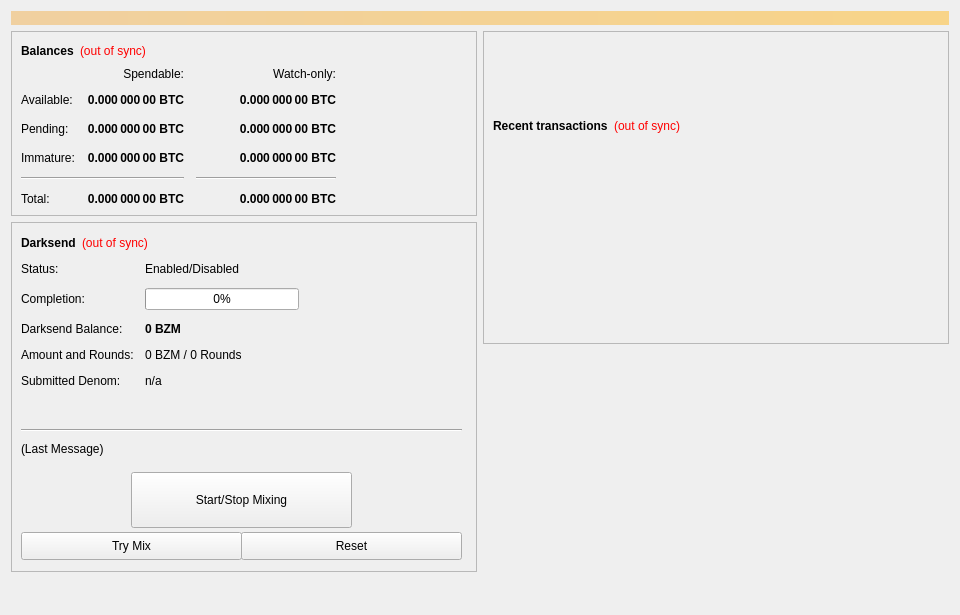
<?xml version="1.0" encoding="UTF-8"?>
<ui version="4.0">
 <class>OverviewPage</class>
 <widget class="QWidget" name="OverviewPage">
  <property name="geometry">
   <rect>
    <x>0</x>
    <y>0</y>
    <width>960</width>
    <height>615</height>
   </rect>
  </property>
  <property name="minimumSize">
   <size>
    <width>960</width>
    <height>0</height>
   </size>
  </property>
  <property name="windowTitle">
   <string>Form</string>
  </property>
  <layout class="QVBoxLayout" name="topLayout">
   <item>
    <widget class="QLabel" name="labelAlerts">
     <property name="visible">
      <bool>false</bool>
     </property>
     <property name="styleSheet">
      <string notr="true">background-color: qlineargradient(x1: 0, y1: 0, x2: 1, y2: 0, stop:0 #F0D0A0, stop:1 #F8D488); color:#000000;</string>
     </property>
     <property name="wordWrap">
      <bool>true</bool>
     </property>
     <property name="margin">
      <number>3</number>
     </property>
    </widget>
   </item>
   <item>
    <layout class="QHBoxLayout" name="horizontalLayout" stretch="1,1">
     <item>
      <layout class="QVBoxLayout" name="verticalLayout_2">
       <item>
        <widget class="QFrame" name="frame">
         <property name="frameShape">
          <enum>QFrame::StyledPanel</enum>
         </property>
         <property name="frameShadow">
          <enum>QFrame::Raised</enum>
         </property>
         <layout class="QVBoxLayout" name="verticalLayout_4">
          <item>
           <layout class="QHBoxLayout" name="horizontalLayout_4">
            <item>
             <widget class="QLabel" name="label_5">
              <property name="font">
               <font>
                <weight>75</weight>
                <bold>true</bold>
               </font>
              </property>
              <property name="text">
               <string>Balances</string>
              </property>
             </widget>
            </item>
            <item>
             <widget class="QLabel" name="labelWalletStatus">
              <property name="cursor">
               <cursorShape>WhatsThisCursor</cursorShape>
              </property>
              <property name="toolTip">
               <string>The displayed information may be out of date. Your wallet automatically synchronizes with the BZM network after a connection is established, but this process has not completed yet.</string>
              </property>
              <property name="styleSheet">
               <string notr="true">QLabel { color: red; }</string>
              </property>
              <property name="text">
               <string notr="true">(out of sync)</string>
              </property>
              <property name="alignment">
               <set>Qt::AlignLeading|Qt::AlignLeft|Qt::AlignVCenter</set>
              </property>
             </widget>
            </item>
            <item>
             <spacer name="horizontalSpacer_3">
              <property name="orientation">
               <enum>Qt::Horizontal</enum>
              </property>
              <property name="sizeHint" stdset="0">
               <size>
                <width>40</width>
                <height>20</height>
               </size>
              </property>
             </spacer>
            </item>
           </layout>
          </item>
          <item>
           <layout class="QGridLayout" name="gridLayout">
            <property name="spacing">
             <number>12</number>
            </property>
            <item row="2" column="2">
             <widget class="QLabel" name="labelWatchPending">
              <property name="font">
               <font>
                <weight>75</weight>
                <bold>true</bold>
               </font>
              </property>
              <property name="cursor">
               <cursorShape>IBeamCursor</cursorShape>
              </property>
              <property name="toolTip">
               <string>Unconfirmed transactions to watch-only addresses</string>
              </property>
              <property name="text">
               <string notr="true">0.000 000 00 BTC</string>
              </property>
              <property name="alignment">
               <set>Qt::AlignRight|Qt::AlignTrailing|Qt::AlignVCenter</set>
              </property>
              <property name="textInteractionFlags">
               <set>Qt::LinksAccessibleByMouse|Qt::TextSelectableByKeyboard|Qt::TextSelectableByMouse</set>
              </property>
             </widget>
            </item>
            <item row="2" column="1">
             <widget class="QLabel" name="labelUnconfirmed">
              <property name="font">
               <font>
                <weight>75</weight>
                <bold>true</bold>
               </font>
              </property>
              <property name="cursor">
               <cursorShape>IBeamCursor</cursorShape>
              </property>
              <property name="toolTip">
               <string>Total of transactions that have yet to be confirmed, and do not yet count toward the spendable balance</string>
              </property>
              <property name="text">
               <string notr="true">0.000 000 00 BTC</string>
              </property>
              <property name="alignment">
               <set>Qt::AlignRight|Qt::AlignTrailing|Qt::AlignVCenter</set>
              </property>
              <property name="textInteractionFlags">
               <set>Qt::LinksAccessibleByMouse|Qt::TextSelectableByKeyboard|Qt::TextSelectableByMouse</set>
              </property>
             </widget>
            </item>
            <item row="3" column="2">
             <widget class="QLabel" name="labelWatchImmature">
              <property name="font">
               <font>
                <weight>75</weight>
                <bold>true</bold>
               </font>
              </property>
              <property name="cursor">
               <cursorShape>IBeamCursor</cursorShape>
              </property>
              <property name="toolTip">
               <string>Staked or masternode rewards in watch-only addresses that has not yet matured</string>
              </property>
              <property name="text">
               <string notr="true">0.000 000 00 BTC</string>
              </property>
              <property name="alignment">
               <set>Qt::AlignRight|Qt::AlignTrailing|Qt::AlignVCenter</set>
              </property>
              <property name="textInteractionFlags">
               <set>Qt::LinksAccessibleByMouse|Qt::TextSelectableByKeyboard|Qt::TextSelectableByMouse</set>
              </property>
             </widget>
            </item>
            <item row="4" column="0" colspan="2">
             <widget class="Line" name="lineSpendableBalance">
              <property name="orientation">
               <enum>Qt::Horizontal</enum>
              </property>
             </widget>
            </item>
            <item row="4" column="2">
             <widget class="Line" name="lineWatchBalance">
              <property name="sizePolicy">
               <sizepolicy hsizetype="Preferred" vsizetype="Fixed">
                <horstretch>0</horstretch>
                <verstretch>0</verstretch>
               </sizepolicy>
              </property>
              <property name="minimumSize">
               <size>
                <width>140</width>
                <height>0</height>
               </size>
              </property>
              <property name="orientation">
               <enum>Qt::Horizontal</enum>
              </property>
             </widget>
            </item>
            <item row="5" column="0">
             <widget class="QLabel" name="labelTotalText">
              <property name="text">
               <string>Total:</string>
              </property>
             </widget>
            </item>
            <item row="3" column="1">
             <widget class="QLabel" name="labelImmature">
              <property name="font">
               <font>
                <weight>75</weight>
                <bold>true</bold>
               </font>
              </property>
              <property name="cursor">
               <cursorShape>IBeamCursor</cursorShape>
              </property>
              <property name="toolTip">
               <string>Staked or masternode rewards that has not yet matured</string>
              </property>
              <property name="text">
               <string notr="true">0.000 000 00 BTC</string>
              </property>
              <property name="alignment">
               <set>Qt::AlignRight|Qt::AlignTrailing|Qt::AlignVCenter</set>
              </property>
              <property name="textInteractionFlags">
               <set>Qt::LinksAccessibleByMouse|Qt::TextSelectableByKeyboard|Qt::TextSelectableByMouse</set>
              </property>
             </widget>
            </item>
            <item row="2" column="3">
             <spacer name="horizontalSpacer_2">
              <property name="orientation">
               <enum>Qt::Horizontal</enum>
              </property>
              <property name="sizeHint" stdset="0">
               <size>
                <width>40</width>
                <height>20</height>
               </size>
              </property>
             </spacer>
            </item>
            <item row="3" column="0">
             <widget class="QLabel" name="labelImmatureText">
              <property name="text">
               <string>Immature:</string>
              </property>
             </widget>
            </item>
            <item row="5" column="1">
             <widget class="QLabel" name="labelTotal">
              <property name="font">
               <font>
                <weight>75</weight>
                <bold>true</bold>
               </font>
              </property>
              <property name="cursor">
               <cursorShape>IBeamCursor</cursorShape>
              </property>
              <property name="toolTip">
               <string>Your current total balance</string>
              </property>
              <property name="text">
               <string notr="true">0.000 000 00 BTC</string>
              </property>
              <property name="alignment">
               <set>Qt::AlignRight|Qt::AlignTrailing|Qt::AlignVCenter</set>
              </property>
              <property name="textInteractionFlags">
               <set>Qt::LinksAccessibleByMouse|Qt::TextSelectableByKeyboard|Qt::TextSelectableByMouse</set>
              </property>
             </widget>
            </item>
            <item row="5" column="2">
             <widget class="QLabel" name="labelWatchTotal">
              <property name="font">
               <font>
                <weight>75</weight>
                <bold>true</bold>
               </font>
              </property>
              <property name="cursor">
               <cursorShape>IBeamCursor</cursorShape>
              </property>
              <property name="toolTip">
               <string>Current total balance in watch-only addresses</string>
              </property>
              <property name="text">
               <string notr="true">0.000 000 00 BTC</string>
              </property>
              <property name="alignment">
               <set>Qt::AlignRight|Qt::AlignTrailing|Qt::AlignVCenter</set>
              </property>
              <property name="textInteractionFlags">
               <set>Qt::LinksAccessibleByMouse|Qt::TextSelectableByKeyboard|Qt::TextSelectableByMouse</set>
              </property>
             </widget>
            </item>
            <item row="0" column="2">
             <widget class="QLabel" name="labelWatchonly">
              <property name="text">
               <string>Watch-only:</string>
              </property>
              <property name="alignment">
               <set>Qt::AlignRight|Qt::AlignTrailing|Qt::AlignVCenter</set>
              </property>
             </widget>
            </item>
            <item row="1" column="0">
             <widget class="QLabel" name="labelBalanceText">
              <property name="text">
               <string>Available:</string>
              </property>
             </widget>
            </item>
            <item row="1" column="1">
             <widget class="QLabel" name="labelBalance">
              <property name="font">
               <font>
                <weight>75</weight>
                <bold>true</bold>
               </font>
              </property>
              <property name="cursor">
               <cursorShape>IBeamCursor</cursorShape>
              </property>
              <property name="toolTip">
               <string>Your current spendable balance</string>
              </property>
              <property name="text">
               <string notr="true">0.000 000 00 BTC</string>
              </property>
              <property name="alignment">
               <set>Qt::AlignRight|Qt::AlignTrailing|Qt::AlignVCenter</set>
              </property>
              <property name="textInteractionFlags">
               <set>Qt::LinksAccessibleByMouse|Qt::TextSelectableByKeyboard|Qt::TextSelectableByMouse</set>
              </property>
             </widget>
            </item>
            <item row="1" column="2">
             <widget class="QLabel" name="labelWatchAvailable">
              <property name="font">
               <font>
                <weight>75</weight>
                <bold>true</bold>
               </font>
              </property>
              <property name="cursor">
               <cursorShape>IBeamCursor</cursorShape>
              </property>
              <property name="toolTip">
               <string>Your current balance in watch-only addresses</string>
              </property>
              <property name="text">
               <string notr="true">0.000 000 00 BTC</string>
              </property>
              <property name="alignment">
               <set>Qt::AlignRight|Qt::AlignTrailing|Qt::AlignVCenter</set>
              </property>
              <property name="textInteractionFlags">
               <set>Qt::LinksAccessibleByMouse|Qt::TextSelectableByKeyboard|Qt::TextSelectableByMouse</set>
              </property>
             </widget>
            </item>
            <item row="2" column="0">
             <widget class="QLabel" name="labelPendingText">
              <property name="text">
               <string>Pending:</string>
              </property>
             </widget>
            </item>
            <item row="0" column="1">
             <widget class="QLabel" name="labelSpendable">
              <property name="text">
               <string>Spendable:</string>
              </property>
              <property name="alignment">
               <set>Qt::AlignRight|Qt::AlignTrailing|Qt::AlignVCenter</set>
              </property>
             </widget>
            </item>
           </layout>
          </item>
         </layout>
        </widget>
       </item>
       <item>
        <widget class="QFrame" name="frameDarksend">
         <property name="minimumSize">
          <size>
           <width>0</width>
           <height>350</height>
          </size>
         </property>
         <property name="layoutDirection">
          <enum>Qt::LeftToRight</enum>
         </property>
         <property name="frameShape">
          <enum>QFrame::StyledPanel</enum>
         </property>
         <property name="frameShadow">
          <enum>QFrame::Raised</enum>
         </property>
         <widget class="QWidget" name="formLayoutWidget">
          <property name="geometry">
           <rect>
            <x>10</x>
            <y>40</y>
            <width>451</width>
            <height>161</height>
           </rect>
          </property>
          <layout class="QFormLayout" name="formLayout">
           <property name="fieldGrowthPolicy">
            <enum>QFormLayout::AllNonFixedFieldsGrow</enum>
           </property>
           <property name="horizontalSpacing">
            <number>11</number>
           </property>
           <property name="verticalSpacing">
            <number>12</number>
           </property>
           <item row="0" column="0">
            <widget class="QLabel" name="label_6">
             <property name="text">
              <string>Status:</string>
             </property>
            </widget>
           </item>
           <item row="1" column="0">
            <widget class="QLabel" name="label_7">
             <property name="text">
              <string>Completion:</string>
             </property>
            </widget>
           </item>
           <item row="1" column="1">
            <widget class="QProgressBar" name="DarksendProgress">
             <property name="maximumSize">
              <size>
               <width>154</width>
               <height>16777215</height>
              </size>
             </property>
             <property name="value">
              <number>0</number>
             </property>
            </widget>
           </item>
           <item row="2" column="0">
            <widget class="QLabel" name="labelAnonymizedText">
             <property name="text">
              <string>Darksend Balance:</string>
             </property>
            </widget>
           </item>
           <item row="2" column="1">
            <widget class="QLabel" name="labelAnonymized">
             <property name="font">
              <font>
               <weight>75</weight>
               <bold>true</bold>
              </font>
             </property>
             <property name="text">
              <string notr="true">0 BZM</string>
             </property>
            </widget>
           </item>
           <item row="3" column="0">
            <widget class="QLabel" name="label_8">
             <property name="text">
              <string>Amount and Rounds:</string>
             </property>
            </widget>
           </item>
           <item row="3" column="1">
            <widget class="QLabel" name="labelAmountRounds">
             <property name="text">
              <string>0 BZM / 0 Rounds</string>
             </property>
            </widget>
           </item>
           <item row="4" column="0">
            <widget class="QLabel" name="label_9">
             <property name="text">
              <string>Submitted Denom:</string>
             </property>
            </widget>
           </item>
           <item row="4" column="1">
            <widget class="QLabel" name="labelSubmittedDenom">
             <property name="toolTip">
              <string>The denominations you submitted to the Masternode.&lt;br&gt;To mix, other users must submit the exact same denominations.</string>
             </property>
             <property name="text">
              <string>n/a</string>
             </property>
            </widget>
           </item>
           <item row="0" column="1">
            <widget class="QLabel" name="DarksendEnabled">
             <property name="text">
              <string>Enabled/Disabled</string>
             </property>
            </widget>
           </item>
          </layout>
         </widget>
         <widget class="QPushButton" name="runAutoDenom">
          <property name="geometry">
           <rect>
            <x>251</x>
            <y>17</y>
            <width>1</width>
            <height>1</height>
           </rect>
          </property>
          <property name="palette">
           <palette>
            <active>
             <colorrole role="WindowText">
              <brush brushstyle="SolidPattern">
               <color alpha="255">
                <red>0</red>
                <green>0</green>
                <blue>0</blue>
               </color>
              </brush>
             </colorrole>
             <colorrole role="Button">
              <brush brushstyle="SolidPattern">
               <color alpha="255">
                <red>239</red>
                <green>238</green>
                <blue>238</blue>
               </color>
              </brush>
             </colorrole>
             <colorrole role="Light">
              <brush brushstyle="SolidPattern">
               <color alpha="255">
                <red>255</red>
                <green>255</green>
                <blue>255</blue>
               </color>
              </brush>
             </colorrole>
             <colorrole role="Midlight">
              <brush brushstyle="SolidPattern">
               <color alpha="255">
                <red>247</red>
                <green>246</green>
                <blue>246</blue>
               </color>
              </brush>
             </colorrole>
             <colorrole role="Dark">
              <brush brushstyle="SolidPattern">
               <color alpha="255">
                <red>119</red>
                <green>119</green>
                <blue>119</blue>
               </color>
              </brush>
             </colorrole>
             <colorrole role="Mid">
              <brush brushstyle="SolidPattern">
               <color alpha="255">
                <red>159</red>
                <green>159</green>
                <blue>159</blue>
               </color>
              </brush>
             </colorrole>
             <colorrole role="Text">
              <brush brushstyle="SolidPattern">
               <color alpha="255">
                <red>0</red>
                <green>0</green>
                <blue>0</blue>
               </color>
              </brush>
             </colorrole>
             <colorrole role="BrightText">
              <brush brushstyle="SolidPattern">
               <color alpha="255">
                <red>255</red>
                <green>255</green>
                <blue>255</blue>
               </color>
              </brush>
             </colorrole>
             <colorrole role="ButtonText">
              <brush brushstyle="SolidPattern">
               <color alpha="255">
                <red>0</red>
                <green>0</green>
                <blue>0</blue>
               </color>
              </brush>
             </colorrole>
             <colorrole role="Base">
              <brush brushstyle="SolidPattern">
               <color alpha="255">
                <red>255</red>
                <green>255</green>
                <blue>255</blue>
               </color>
              </brush>
             </colorrole>
             <colorrole role="Window">
              <brush brushstyle="SolidPattern">
               <color alpha="255">
                <red>239</red>
                <green>238</green>
                <blue>238</blue>
               </color>
              </brush>
             </colorrole>
             <colorrole role="Shadow">
              <brush brushstyle="SolidPattern">
               <color alpha="255">
                <red>0</red>
                <green>0</green>
                <blue>0</blue>
               </color>
              </brush>
             </colorrole>
             <colorrole role="AlternateBase">
              <brush brushstyle="SolidPattern">
               <color alpha="255">
                <red>247</red>
                <green>246</green>
                <blue>246</blue>
               </color>
              </brush>
             </colorrole>
             <colorrole role="ToolTipBase">
              <brush brushstyle="SolidPattern">
               <color alpha="255">
                <red>255</red>
                <green>255</green>
                <blue>220</blue>
               </color>
              </brush>
             </colorrole>
             <colorrole role="ToolTipText">
              <brush brushstyle="SolidPattern">
               <color alpha="255">
                <red>0</red>
                <green>0</green>
                <blue>0</blue>
               </color>
              </brush>
             </colorrole>
            </active>
            <inactive>
             <colorrole role="WindowText">
              <brush brushstyle="SolidPattern">
               <color alpha="255">
                <red>0</red>
                <green>0</green>
                <blue>0</blue>
               </color>
              </brush>
             </colorrole>
             <colorrole role="Button">
              <brush brushstyle="SolidPattern">
               <color alpha="255">
                <red>239</red>
                <green>238</green>
                <blue>238</blue>
               </color>
              </brush>
             </colorrole>
             <colorrole role="Light">
              <brush brushstyle="SolidPattern">
               <color alpha="255">
                <red>255</red>
                <green>255</green>
                <blue>255</blue>
               </color>
              </brush>
             </colorrole>
             <colorrole role="Midlight">
              <brush brushstyle="SolidPattern">
               <color alpha="255">
                <red>247</red>
                <green>246</green>
                <blue>246</blue>
               </color>
              </brush>
             </colorrole>
             <colorrole role="Dark">
              <brush brushstyle="SolidPattern">
               <color alpha="255">
                <red>119</red>
                <green>119</green>
                <blue>119</blue>
               </color>
              </brush>
             </colorrole>
             <colorrole role="Mid">
              <brush brushstyle="SolidPattern">
               <color alpha="255">
                <red>159</red>
                <green>159</green>
                <blue>159</blue>
               </color>
              </brush>
             </colorrole>
             <colorrole role="Text">
              <brush brushstyle="SolidPattern">
               <color alpha="255">
                <red>0</red>
                <green>0</green>
                <blue>0</blue>
               </color>
              </brush>
             </colorrole>
             <colorrole role="BrightText">
              <brush brushstyle="SolidPattern">
               <color alpha="255">
                <red>255</red>
                <green>255</green>
                <blue>255</blue>
               </color>
              </brush>
             </colorrole>
             <colorrole role="ButtonText">
              <brush brushstyle="SolidPattern">
               <color alpha="255">
                <red>0</red>
                <green>0</green>
                <blue>0</blue>
               </color>
              </brush>
             </colorrole>
             <colorrole role="Base">
              <brush brushstyle="SolidPattern">
               <color alpha="255">
                <red>255</red>
                <green>255</green>
                <blue>255</blue>
               </color>
              </brush>
             </colorrole>
             <colorrole role="Window">
              <brush brushstyle="SolidPattern">
               <color alpha="255">
                <red>239</red>
                <green>238</green>
                <blue>238</blue>
               </color>
              </brush>
             </colorrole>
             <colorrole role="Shadow">
              <brush brushstyle="SolidPattern">
               <color alpha="255">
                <red>0</red>
                <green>0</green>
                <blue>0</blue>
               </color>
              </brush>
             </colorrole>
             <colorrole role="AlternateBase">
              <brush brushstyle="SolidPattern">
               <color alpha="255">
                <red>247</red>
                <green>246</green>
                <blue>246</blue>
               </color>
              </brush>
             </colorrole>
             <colorrole role="ToolTipBase">
              <brush brushstyle="SolidPattern">
               <color alpha="255">
                <red>255</red>
                <green>255</green>
                <blue>220</blue>
               </color>
              </brush>
             </colorrole>
             <colorrole role="ToolTipText">
              <brush brushstyle="SolidPattern">
               <color alpha="255">
                <red>0</red>
                <green>0</green>
                <blue>0</blue>
               </color>
              </brush>
             </colorrole>
            </inactive>
            <disabled>
             <colorrole role="WindowText">
              <brush brushstyle="SolidPattern">
               <color alpha="255">
                <red>119</red>
                <green>119</green>
                <blue>119</blue>
               </color>
              </brush>
             </colorrole>
             <colorrole role="Button">
              <brush brushstyle="SolidPattern">
               <color alpha="255">
                <red>239</red>
                <green>238</green>
                <blue>238</blue>
               </color>
              </brush>
             </colorrole>
             <colorrole role="Light">
              <brush brushstyle="SolidPattern">
               <color alpha="255">
                <red>255</red>
                <green>255</green>
                <blue>255</blue>
               </color>
              </brush>
             </colorrole>
             <colorrole role="Midlight">
              <brush brushstyle="SolidPattern">
               <color alpha="255">
                <red>247</red>
                <green>246</green>
                <blue>246</blue>
               </color>
              </brush>
             </colorrole>
             <colorrole role="Dark">
              <brush brushstyle="SolidPattern">
               <color alpha="255">
                <red>119</red>
                <green>119</green>
                <blue>119</blue>
               </color>
              </brush>
             </colorrole>
             <colorrole role="Mid">
              <brush brushstyle="SolidPattern">
               <color alpha="255">
                <red>159</red>
                <green>159</green>
                <blue>159</blue>
               </color>
              </brush>
             </colorrole>
             <colorrole role="Text">
              <brush brushstyle="SolidPattern">
               <color alpha="255">
                <red>119</red>
                <green>119</green>
                <blue>119</blue>
               </color>
              </brush>
             </colorrole>
             <colorrole role="BrightText">
              <brush brushstyle="SolidPattern">
               <color alpha="255">
                <red>255</red>
                <green>255</green>
                <blue>255</blue>
               </color>
              </brush>
             </colorrole>
             <colorrole role="ButtonText">
              <brush brushstyle="SolidPattern">
               <color alpha="255">
                <red>119</red>
                <green>119</green>
                <blue>119</blue>
               </color>
              </brush>
             </colorrole>
             <colorrole role="Base">
              <brush brushstyle="SolidPattern">
               <color alpha="255">
                <red>239</red>
                <green>238</green>
                <blue>238</blue>
               </color>
              </brush>
             </colorrole>
             <colorrole role="Window">
              <brush brushstyle="SolidPattern">
               <color alpha="255">
                <red>239</red>
                <green>238</green>
                <blue>238</blue>
               </color>
              </brush>
             </colorrole>
             <colorrole role="Shadow">
              <brush brushstyle="SolidPattern">
               <color alpha="255">
                <red>0</red>
                <green>0</green>
                <blue>0</blue>
               </color>
              </brush>
             </colorrole>
             <colorrole role="AlternateBase">
              <brush brushstyle="SolidPattern">
               <color alpha="255">
                <red>239</red>
                <green>238</green>
                <blue>238</blue>
               </color>
              </brush>
             </colorrole>
             <colorrole role="ToolTipBase">
              <brush brushstyle="SolidPattern">
               <color alpha="255">
                <red>255</red>
                <green>255</green>
                <blue>220</blue>
               </color>
              </brush>
             </colorrole>
             <colorrole role="ToolTipText">
              <brush brushstyle="SolidPattern">
               <color alpha="255">
                <red>0</red>
                <green>0</green>
                <blue>0</blue>
               </color>
              </brush>
             </colorrole>
            </disabled>
           </palette>
          </property>
          <property name="focusPolicy">
           <enum>Qt::NoFocus</enum>
          </property>
          <property name="autoFillBackground">
           <bool>true</bool>
          </property>
          <property name="text">
           <string/>
          </property>
          <property name="flat">
           <bool>true</bool>
          </property>
         </widget>
         <widget class="QPushButton" name="toggleDarksend">
          <property name="geometry">
           <rect>
            <x>120</x>
            <y>250</y>
            <width>221</width>
            <height>56</height>
           </rect>
          </property>
          <property name="sizePolicy">
           <sizepolicy hsizetype="MinimumExpanding" vsizetype="Fixed">
            <horstretch>0</horstretch>
            <verstretch>0</verstretch>
           </sizepolicy>
          </property>
          <property name="text">
           <string>Start/Stop Mixing</string>
          </property>
         </widget>
         <widget class="Line" name="lineLastMessage">
          <property name="geometry">
           <rect>
            <x>10</x>
            <y>200</y>
            <width>441</width>
            <height>16</height>
           </rect>
          </property>
          <property name="orientation">
           <enum>Qt::Horizontal</enum>
          </property>
         </widget>
         <widget class="QLabel" name="DarksendStatus">
          <property name="geometry">
           <rect>
            <x>10</x>
            <y>220</y>
            <width>451</width>
            <height>61</height>
           </rect>
          </property>
          <property name="minimumSize">
           <size>
            <width>288</width>
            <height>43</height>
           </size>
          </property>
          <property name="text">
           <string>(Last Message)</string>
          </property>
          <property name="alignment">
           <set>Qt::AlignLeading|Qt::AlignLeft|Qt::AlignTop</set>
          </property>
          <property name="wordWrap">
           <bool>true</bool>
          </property>
         </widget>
         <widget class="QPushButton" name="DarksendAuto">
          <property name="geometry">
           <rect>
            <x>10</x>
            <y>310</y>
            <width>221</width>
            <height>28</height>
           </rect>
          </property>
          <property name="sizePolicy">
           <sizepolicy hsizetype="MinimumExpanding" vsizetype="Fixed">
            <horstretch>0</horstretch>
            <verstretch>0</verstretch>
           </sizepolicy>
          </property>
          <property name="toolTip">
           <string>Try to manually submit a Darksend request.</string>
          </property>
          <property name="text">
           <string>Try Mix</string>
          </property>
         </widget>
         <widget class="QPushButton" name="DarksendReset">
          <property name="geometry">
           <rect>
            <x>230</x>
            <y>310</y>
            <width>221</width>
            <height>28</height>
           </rect>
          </property>
          <property name="sizePolicy">
           <sizepolicy hsizetype="MinimumExpanding" vsizetype="Fixed">
            <horstretch>0</horstretch>
            <verstretch>0</verstretch>
           </sizepolicy>
          </property>
          <property name="toolTip">
           <string>Reset the current status of Darksend (can interrupt Darksend if it's in the process of Mixing, which can cost you money!)</string>
          </property>
          <property name="autoFillBackground">
           <bool>false</bool>
          </property>
          <property name="text">
           <string>Reset</string>
          </property>
         </widget>
         <widget class="QWidget" name="layoutWidget">
          <property name="geometry">
           <rect>
            <x>10</x>
            <y>10</y>
            <width>431</width>
            <height>22</height>
           </rect>
          </property>
          <layout class="QHBoxLayout" name="horizontalLayout_5">
           <item>
            <widget class="QLabel" name="label_2">
             <property name="font">
              <font>
               <weight>75</weight>
               <bold>true</bold>
              </font>
             </property>
             <property name="text">
              <string>Darksend</string>
             </property>
            </widget>
           </item>
           <item>
            <widget class="QLabel" name="labelDarksendSyncStatus">
             <property name="toolTip">
              <string>The displayed information may be out of date. Your wallet automatically synchronizes with the BZM network after a connection is established, but this process has not completed yet.</string>
             </property>
             <property name="styleSheet">
              <string notr="true">QLabel { color: red; }</string>
             </property>
             <property name="text">
              <string notr="true">(out of sync)</string>
             </property>
             <property name="alignment">
              <set>Qt::AlignLeading|Qt::AlignLeft|Qt::AlignVCenter</set>
             </property>
            </widget>
           </item>
           <item>
            <spacer name="horizontalSpacer_4">
             <property name="orientation">
              <enum>Qt::Horizontal</enum>
             </property>
             <property name="sizeHint" stdset="0">
              <size>
               <width>40</width>
               <height>20</height>
              </size>
             </property>
            </spacer>
           </item>
          </layout>
         </widget>
        </widget>
       </item>
       <item>
        <spacer name="verticalSpacer">
         <property name="orientation">
          <enum>Qt::Vertical</enum>
         </property>
         <property name="sizeHint" stdset="0">
          <size>
           <width>20</width>
           <height>40</height>
          </size>
         </property>
        </spacer>
       </item>
      </layout>
     </item>
     <item>
      <layout class="QVBoxLayout" name="verticalLayout_3">
       <item>
        <widget class="QFrame" name="frame_2">
         <property name="frameShape">
          <enum>QFrame::StyledPanel</enum>
         </property>
         <property name="frameShadow">
          <enum>QFrame::Raised</enum>
         </property>
         <layout class="QVBoxLayout" name="verticalLayout">
          <item>
           <spacer name="verticalSpacer_3">
            <property name="orientation">
             <enum>Qt::Vertical</enum>
            </property>
            <property name="sizeType">
             <enum>QSizePolicy::Fixed</enum>
            </property>
            <property name="sizeHint" stdset="0">
             <size>
              <width>20</width>
              <height>75</height>
             </size>
            </property>
           </spacer>
          </item>
          <item>
           <layout class="QHBoxLayout" name="horizontalLayout_2">
            <item>
             <widget class="QLabel" name="label_4">
              <property name="font">
               <font>
                <weight>75</weight>
                <bold>true</bold>
               </font>
              </property>
              <property name="text">
               <string>Recent transactions</string>
              </property>
             </widget>
            </item>
            <item>
             <widget class="QLabel" name="labelTransactionsStatus">
              <property name="cursor">
               <cursorShape>WhatsThisCursor</cursorShape>
              </property>
              <property name="toolTip">
               <string>The displayed information may be out of date. Your wallet automatically synchronizes with the BZM network after a connection is established, but this process has not completed yet.</string>
              </property>
              <property name="styleSheet">
               <string notr="true">QLabel { color: red; }</string>
              </property>
              <property name="text">
               <string notr="true">(out of sync)</string>
              </property>
              <property name="alignment">
               <set>Qt::AlignRight|Qt::AlignTrailing|Qt::AlignVCenter</set>
              </property>
             </widget>
            </item>
            <item>
             <spacer name="horizontalSpacer">
              <property name="orientation">
               <enum>Qt::Horizontal</enum>
              </property>
              <property name="sizeHint" stdset="0">
               <size>
                <width>40</width>
                <height>20</height>
               </size>
              </property>
             </spacer>
            </item>
           </layout>
          </item>
          <item>
           <widget class="QListView" name="listTransactions">
            <property name="styleSheet">
             <string notr="true">QListView { background: transparent; }</string>
            </property>
            <property name="frameShape">
             <enum>QFrame::NoFrame</enum>
            </property>
            <property name="verticalScrollBarPolicy">
             <enum>Qt::ScrollBarAlwaysOff</enum>
            </property>
            <property name="horizontalScrollBarPolicy">
             <enum>Qt::ScrollBarAlwaysOff</enum>
            </property>
            <property name="selectionMode">
             <enum>QAbstractItemView::NoSelection</enum>
            </property>
           </widget>
          </item>
         </layout>
        </widget>
       </item>
       <item>
        <spacer name="verticalSpacer_2">
         <property name="orientation">
          <enum>Qt::Vertical</enum>
         </property>
         <property name="sizeType">
          <enum>QSizePolicy::Expanding</enum>
         </property>
         <property name="sizeHint" stdset="0">
          <size>
           <width>20</width>
           <height>40</height>
          </size>
         </property>
        </spacer>
       </item>
      </layout>
     </item>
    </layout>
   </item>
  </layout>
 </widget>
 <resources/>
 <connections/>
</ui>
